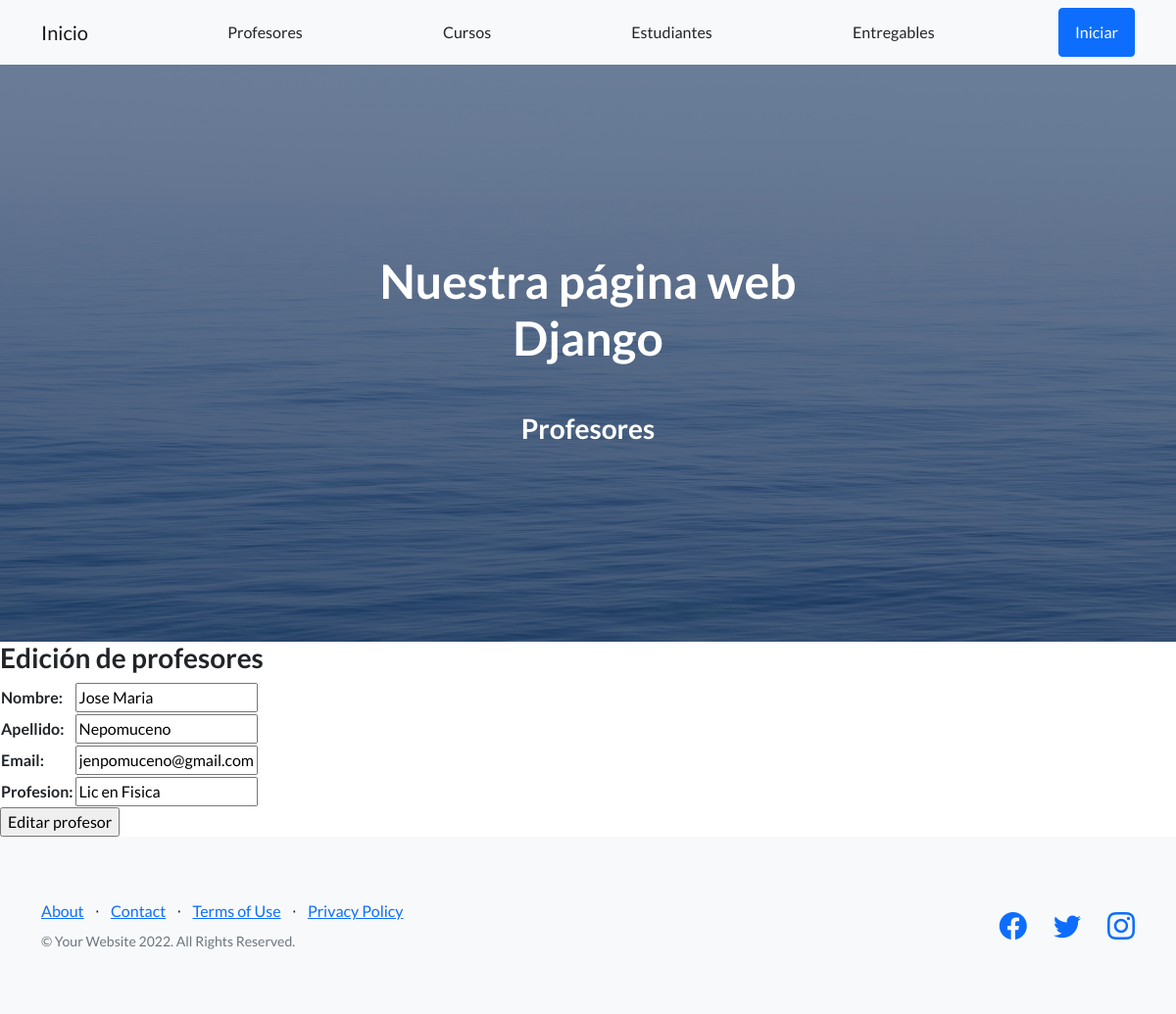
The page /AppCoder/editarProfesor/Jose Maria on the database as committed earlier.
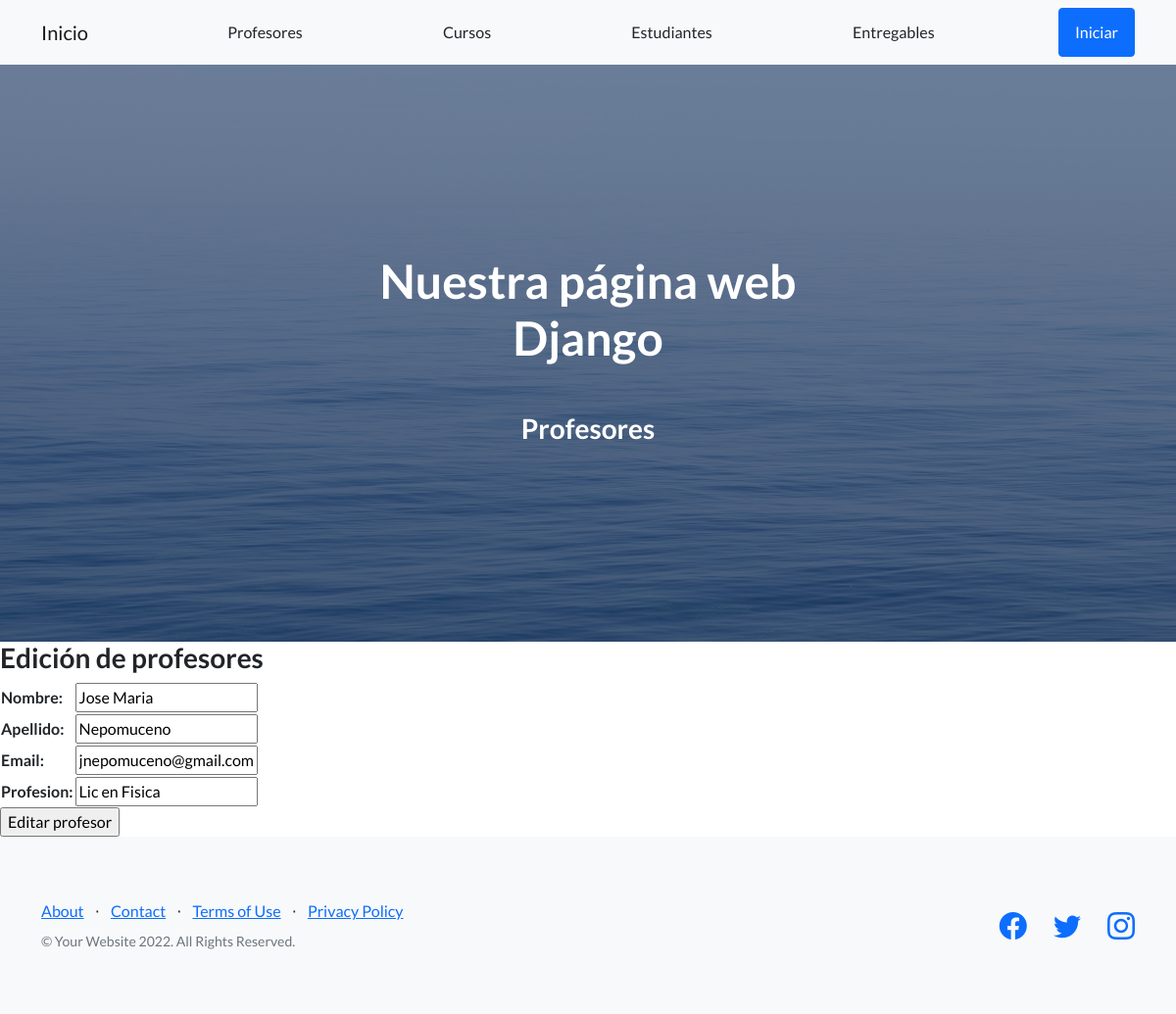
The same page on the database as committed later.
### AppCoder/models.py (models this page shows, shortened)
class Profesor(models.Model):
    nombre = models.CharField(max_length=40)
    apellido = models.CharField(max_length=40)
    email = models.EmailField()
    profesion = models.CharField(max_length=40)
    class Meta:
        verbose_name_plural = "Profesores"
        verbose_name = "Profesor"

### AppCoder/views.py (the view)
# urls.py: path('editarProfesor/<profesor_nombre>', views.editarProfesor, name='EditarProfesor'),
def editarProfesor(request, profesor_nombre):
  profesor = Profesor.objects.get(nombre=profesor_nombre)
  if request.method == 'POST':
    miFormulario = ProfesorFormulario(request.POST)
    if miFormulario.is_valid():
      informacion = miFormulario.cleaned_data
      profesor.nombre = informacion['nombre']
      profesor.apellido = informacion['apellido']
      profesor.email = informacion['email']
      profesor.profesion = informacion['profesion']
      profesor.save()
      return render(request, 'appCoder/inicio.html')
  else:
    miFormulario = ProfesorFormulario(initial={'nombre':profesor.nombre, 'apellido':profesor.apellido, 'email':profesor.email, 'profesion':profesor.profesion})
    return render(request, 'appCoder/editarProfesor.html', {"miFormulario": miFormulario, "profesor_nombre": profesor_nombre})

### AppCoder/forms.py
class ProfesorFormulario(forms.Form):
    nombre= forms.CharField(max_length=30)
    apellido= forms.CharField(max_length=30)
    email= forms.EmailField()
    profesion= forms.CharField(max_length=30)

### AppCoder/Templates/AppCoder/editarProfesor.html
{% extends "appCoder/padre.html" %}
{% load static %}
{% block section_name %}
<h3>Profesores</h3>
{% endblock %}
{% block contenidoQueCambia %}
<h3>Edición de profesores</h3>
  <form action="{% url 'EditarProfesor' profesor_nombre %}" method="POST">{% csrf_token %}
    <table>
      {{miFormulario.as_table}}
    </table>
    <input type="submit" value="Editar profesor">
</form>
{% endblock %}

Rows that differ between the two databases and show on the page:
changed Profesor "Jose Maria": email "jenpomuceno@gmail.com" → "jnepomuceno@gmail.com"
